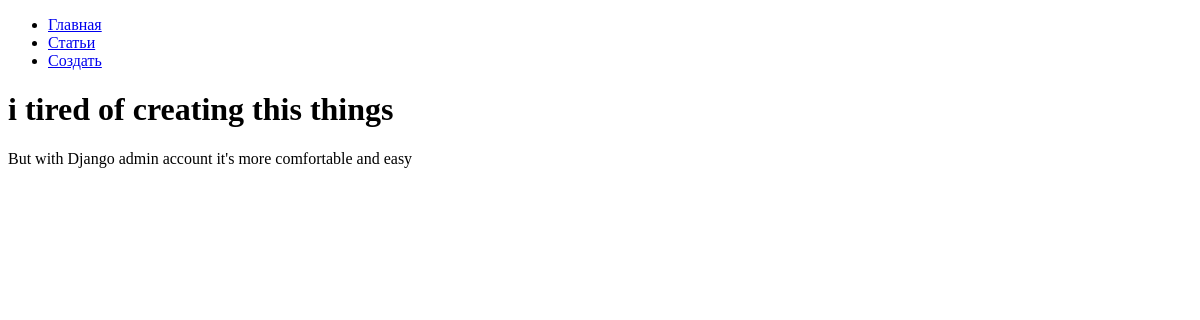
Page /articles/5/ on the earlier database version.
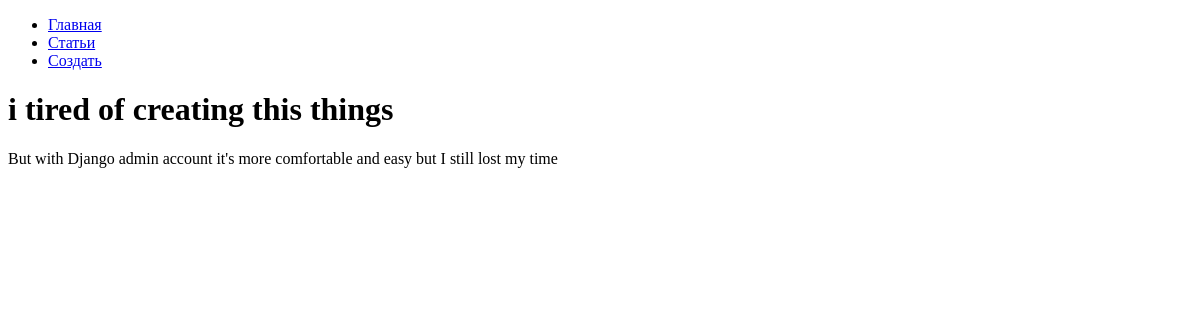
Same page on the later database version.
### hexlet_django_blog/articles/models.py (models this page shows, shortened)
class Article(models.Model):
    name = models.CharField(max_length=200) # название статьи
    body = models.TextField() # тело статьи
    timestamp = models.DateTimeField(auto_now_add=True)

### hexlet_django_blog/articles/views.py (the view)
# urls.py: path('<int:id>/', ArticleView.as_view(), name='article_show'),
class ArticleView(View):
    def get(self, request, *args, **kwargs):
        article = get_object_or_404(Article, id=kwargs['id'])
        return render(request, 'articles/show.html', context={
            'article': article,
        })

### hexlet_django_blog/templates/articles/show.html
{% extends "base.html" %}
{% block content %}
     <h1>{{ article.name }}</h1>
    <div>{{ article.body }}</div>
{% endblock %}

Differences in the rows shown:
changed Article "i tired of creating this things": body "But with Django admin account it's more comfortable and easy" → "But with Django admin account it's more comfortable and easy but I still lost my time"
